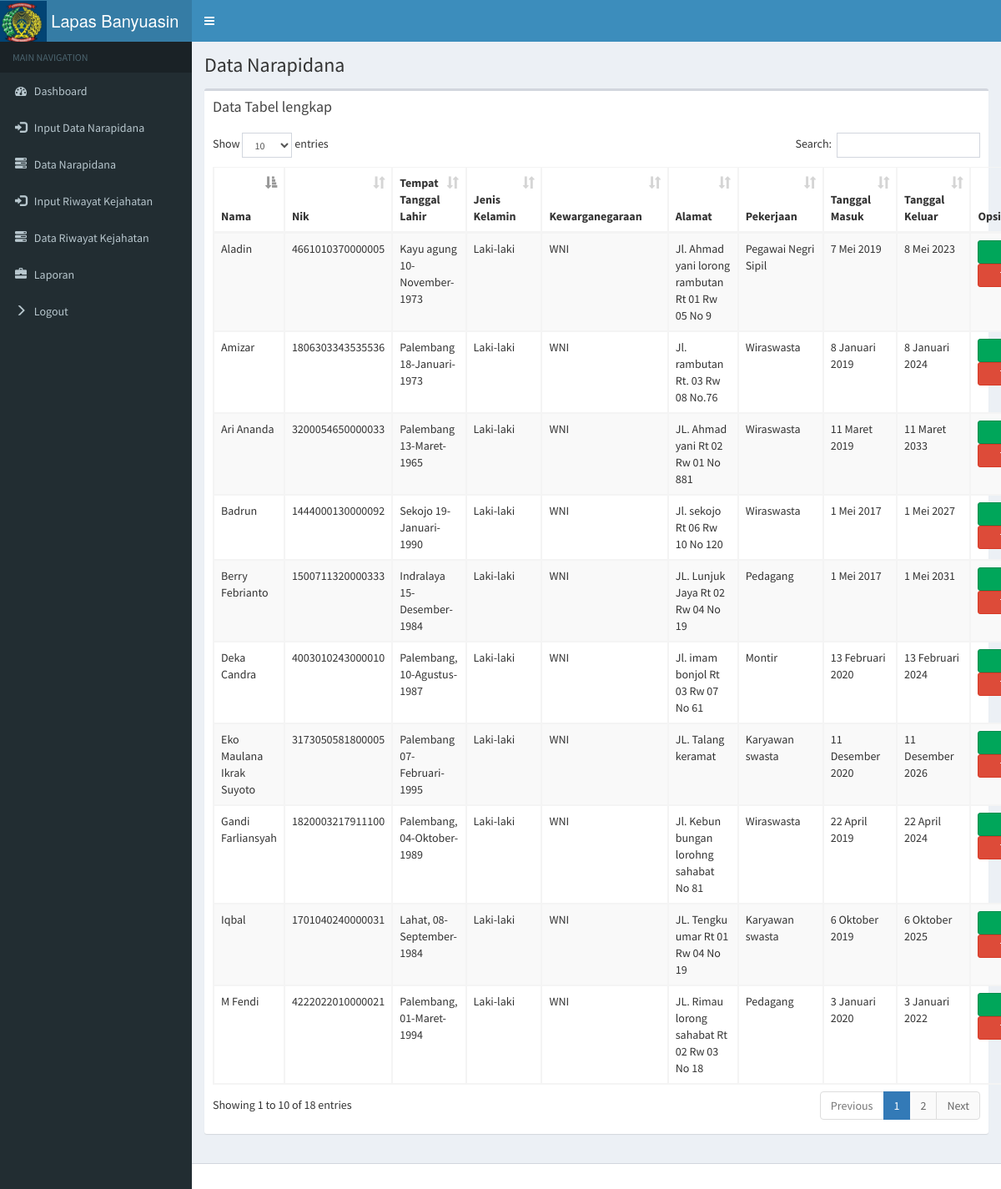
Screenshot of /data_napi.php (signed in) with the database file from the repository.
### tables this page shows
CREATE TABLE `napi` (
  `id` int(11) NOT NULL,
  `nama` varchar(222) NOT NULL,
  `nik` varchar(222) NOT NULL,
  `tmpt_tgl` varchar(222) NOT NULL,
  `jkl` varchar(222) NOT NULL,
  `kwg` varchar(225) NOT NULL,
  `alamat` text NOT NULL,
  `pekerjaan` varchar(222) NOT NULL,
  `tgl_masuk` varchar(225) NOT NULL,
  `tgl_keluar` varchar(225) NOT NULL
);

### data_napi.php (the view, shortened to what this page needs)
<!DOCTYPE html>
<html>
<head>
    <link rel="stylesheet" href="bootstrap/css/bootstrap.min.css">
    <link rel="stylesheet" href="https://cdnjs.cloudflare.com/ajax/libs/font-awesome/4.5.0/css/font-awesome.min.css">
    <link rel="stylesheet" href="https://cdnjs.cloudflare.com/ajax/libs/ionicons/2.0.1/css/ionicons.min.css">
    <link rel="stylesheet" href="plugins/datatables/dataTables.bootstrap.css">
    <link rel="stylesheet" href="dist/css/AdminLTE.min.css">
    <link rel="stylesheet" href="dist/css/skins/_all-skins.min.css">
</head>
<body class="hold-transition skin-blue sidebar-mini">
    <div class="wrapper">
        <header class="main-header">
            <a href="index.php" class="logo">
                <span class="icon-bar"><img src="a.jpg" width="60px" style="margin-left: -20px;"> Lapas Banyuasin</span>
            </a>
            <nav class="navbar navbar-static-top">
                <a href="#" class="sidebar-toggle" data-toggle="offcanvas" role="button">
                </a>
            </nav>
        </header>
        <aside class="main-sidebar">
            <section class="sidebar">
                <ul class="sidebar-menu">
                    <li class="header">MAIN NAVIGATION</li>
                    <li class="treeview">
                        <a href="index.php">
                            <i class="fa fa-dashboard"></i> <span>Dashboard</span>
                        </a>
                    </li>
                    <li class="treeview">
                        <a href="input_napi.php">
                            <i class="glyphicon glyphicon-log-in"></i> <span>Input Data Narapidana</span>
                        </a>
                    </li>
                    <li class="treeview">
                        <a href="data_napi.php">
                            <i class="glyphicon glyphicon-tasks"></i> <span>Data Narapidana</span>
                        </a>
                    </li>
                    <li class="treeview">
                        <a href="input_kejahatan.php">
                            <i class="glyphicon glyphicon-log-in"></i> <span>Input Riwayat Kejahatan</span>
                        </a>
                    </li>
                    <li class="treeview">
                        <a href="data_kejahatan.php">
                            <i class="glyphicon glyphicon-tasks"></i> <span>Data Riwayat Kejahatan</span>
                        </a>
                    </li>
                    <li class="treeview">
                        <a href="cetak.php" target="_blank">
                            <i class="glyphicon glyphicon-briefcase"></i> <span>Laporan</span>
                        </a>
                    </li>
                    <li class="treeview">
                        <a href="logout.php">
                            <i class="glyphicon glyphicon-menu-right"></i> <span>Logout</span>
                        </a>
                    </li>
                </ul>
            </section>
        </aside>
        <div class="content-wrapper">
            <section class="content-header">
                <h1>
                    Data Narapidana
                </h1>
            </section>
            <section class="content">
                <div class="row">
                    <div class="col-xs-12">
                        <div class="box">
                            <div class="box-header">
                                <h3 class="box-title">Data Tabel lengkap</h3>
                            </div>
                            <div class="box-body">
                                <table id="example1" class="table table-bordered table-striped">
                                    <thead>
                                        <tr>
                                            <th>Nama</th>
                                            <th>Nik</th>
                                            <th>Tempat Tanggal Lahir</th>
                                            <th>Jenis Kelamin</th>
                                            <th>Kewarganegaraan</th>
                                            <th>Alamat</th>
                                            <th>Pekerjaan</th>
                                            <th>Tanggal Masuk</th>
                                            <th>Tanggal Keluar</th>
                                            <th>Opsi</th>
                                        </tr>
                                    </thead>
                                    <tbody>
                                        <?php
                                        include 'koneksi.php';
                                        $barang = mysqli_query($koneksi, "SELECT * FROM napi");
                                        while ($b = mysqli_fetch_array($barang)) {
                                        ?>
                                            <tr>
                                                <td><?php echo $b['nama']; ?></td>
                                                <td><?php echo $b['nik']; ?></td>
                                                <td><?php echo $b['tmpt_tgl']; ?></td>
                                                <td><?php echo $b['jkl']; ?></td>
                                                <td><?php echo $b['kwg']; ?></td>
                                                <td><?php echo $b['alamat']; ?></td>
                                                <td><?php echo $b['pekerjaan']; ?></td>
                                                <td><?php echo $b['tgl_masuk']; ?></td>
                                                <td><?php echo $b['tgl_keluar']; ?></td>
                                                <td>
                                                    <a href="edit_napi.php?id=<?php echo $b['id']; ?>" type="button" class="btn btn-success fa fa-edit" style="width: 100px;">Edit</a>
                                                    <a href="delete_napi.php?id=<?php echo $b['id']; ?>" type="button" class="btn btn-danger fa fa-trash-o" style="width: 100px;">Hapus</a>
                                                </td>
                                            </tr>
                                        <?php
                                        }
                                        ?>
                                    </tbody>
                                </table>
                            </div>
                        </div>
                    </div>
                </div>
            </section>
        </div>
        <footer class="main-footer">
        </footer>
    </div>
</body>
</html>

### rows the page displays
napi: nama "Ari Ananda", nik "3200054650000033", tmpt_tgl "Palembang 13-Maret-1965", jkl "Laki-laki", kwg "WNI", alamat "JL. Ahmad yani Rt 02 Rw 01 No 881", pekerjaan "Wiraswasta", tgl_masuk "11 Maret 2019", tgl_keluar "11 Maret 2033"
napi: nama "Amizar", nik "1806303343535536", tmpt_tgl "Palembang 18-Januari-1973", jkl "Laki-laki", kwg "WNI", alamat "Jl. rambutan Rt. 03 Rw 08 No.76", pekerjaan "Wiraswasta", tgl_masuk "8 Januari 2019", tgl_keluar "8 Januari 2024"
napi: nama "Iqbal", nik "1701040240000031", tmpt_tgl "Lahat, 08-September-1984", jkl "Laki-laki", kwg "WNI", alamat "JL. Tengku umar Rt 01 Rw 04 No 19", pekerjaan "Karyawan swasta", tgl_masuk "6 Oktober 2019", tgl_keluar "6 Oktober 2025"
napi: nama "Deka Candra", nik "4003010243000010", tmpt_tgl "Palembang, 10-Agustus-1987", jkl "Laki-laki", kwg "WNI", alamat "Jl. imam bonjol Rt 03 Rw 07 No 61", pekerjaan "Montir", tgl_masuk "13 Februari 2020", tgl_keluar "13 Februari 2024"
napi: nama "Eko Maulana Ikrak Suyoto", nik "3173050581800005", tmpt_tgl "Palembang 07-Februari-1995", jkl "Laki-laki", kwg "WNI", alamat "JL. Talang keramat", pekerjaan "Karyawan swasta", tgl_masuk "11 Desember 2020", tgl_keluar "11 Desember 2026"
napi: nama "Badrun", nik "1444000130000092", tmpt_tgl "Sekojo 19-Januari-1990", jkl "Laki-laki", kwg "WNI", alamat "Jl. sekojo Rt 06 Rw 10 No 120", pekerjaan "Wiraswasta", tgl_masuk "1 Mei 2017", tgl_keluar "1 Mei 2027"
napi: nama "Aladin", nik "4661010370000005", tmpt_tgl "Kayu agung 10-November-1973", jkl "Laki-laki", kwg "WNI", alamat "Jl. Ahmad yani lorong rambutan Rt 01 Rw 05 No 9", pekerjaan "Pegawai Negri Sipil", tgl_masuk "7 Mei 2019", tgl_keluar "8 Mei 2023"
napi: nama "Gandi Farliansyah", nik "1820003217911100", tmpt_tgl "Palembang, 04-Oktober-1989", jkl "Laki-laki", kwg "WNI", alamat "Jl. Kebun bungan lorohng sahabat No 81", pekerjaan "Wiraswasta", tgl_masuk "22 April 2019", tgl_keluar "22 April 2024"
napi: nama "M Fendi", nik "4222022010000021", tmpt_tgl "Palembang, 01-Maret-1994", jkl "Laki-laki", kwg "WNI", alamat "JL. Rimau lorong sahabat Rt 02 Rw 03 No 18", pekerjaan "Pedagang", tgl_masuk "3 Januari 2020", tgl_keluar "3 Januari 2022"
napi: nama "Berry Febrianto", nik "1500711320000333", tmpt_tgl "Indralaya 15-Desember-1984", jkl "Laki-laki", kwg "WNI", alamat "JL. Lunjuk Jaya Rt 02 Rw 04 No 19", pekerjaan "Pedagang", tgl_masuk "1 Mei 2017", tgl_keluar "1 Mei 2031"
